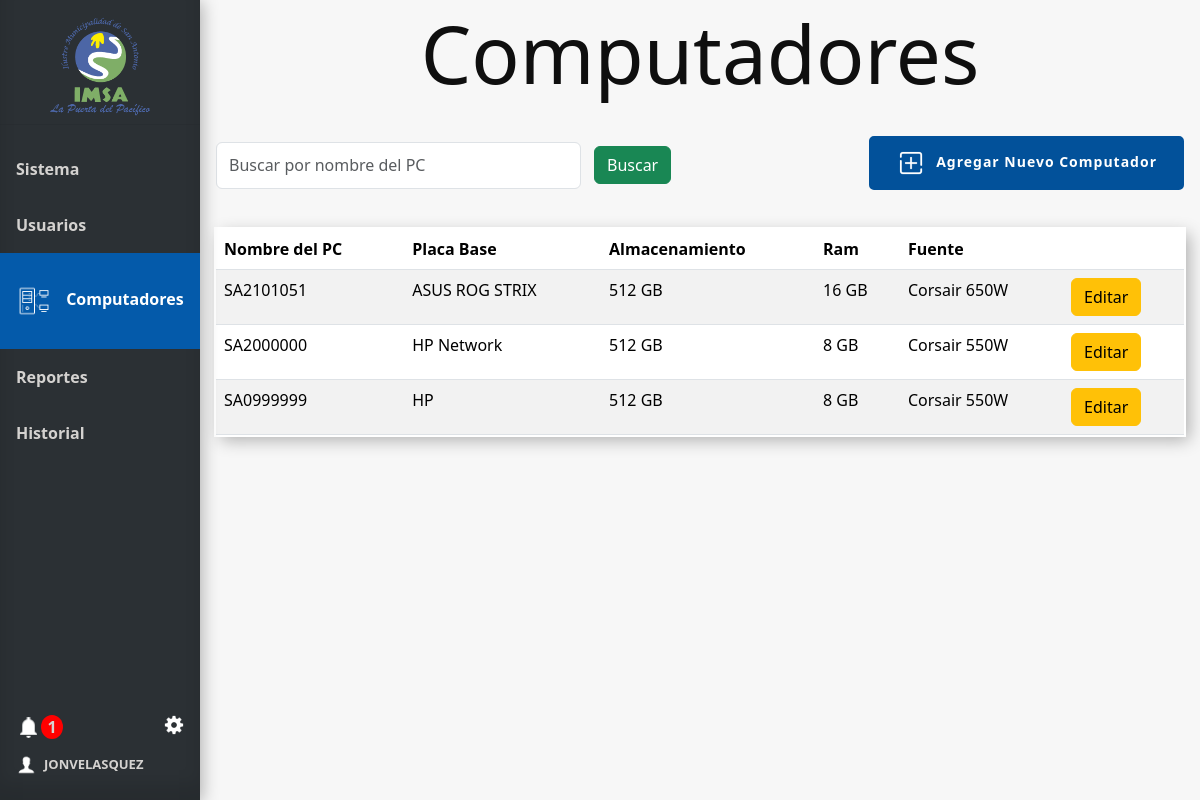
The app's page /computadores (signed in) with its own data.
### tables this page shows
CREATE TABLE Usuario (
    Id_usuario INTEGER PRIMARY KEY AUTOINCREMENT,
    Nombre_user VARCHAR(100),
    Email VARCHAR(100),
    Psw VARCHAR(100)
);

CREATE TABLE Pc (
    Id_pc INTEGER PRIMARY KEY AUTOINCREMENT,
    Nombre_pc VARCHAR(100),
    Placa VARCHAR(50),
    Almacenamiento INTEGER,  -- en GB
    Ram INTEGER,    -- en GB
    Fuente VARCHAR(100)
);

### app.py (the view)
@app.route('/computadores', methods=['GET'])
@login_required
def computadores():
    conn = get_db_connection()
    search_query = request.args.get('search', '')
    query = "SELECT * FROM Pc Where 1 = 1"
    params = []
    if search_query:
        query += ' AND Pc.Nombre_pc LIKE ?'
        params.extend(['%' + search_query + '%'])
    filtro_pcs = conn.execute(query, params).fetchall()
    conn.close()
    user=current_user
    num_notificaciones_totales = get_total_notifications(user.id)
    info_notificaciones = get_info_notifications(user.id)
    return render_template('computadores.html', filtro_pcs=filtro_pcs,  user=user, num_notificaciones_totales=num_notificaciones_totales, info_notificaciones=info_notificaciones)

### app.py (called while the page is built)
@login_manager.user_loader
def load_user(user_id):
    return Usuario.get_by_id(user_id)

def get_db_connection():
    conn = sqlite3.connect('database.db')
    conn.row_factory = sqlite3.Row
    return conn

def get_total_notifications(user_id):
    conn = get_db_connection()
    total_notifications = conn.execute(
        'SELECT COUNT(*) FROM Notificaciones WHERE id_usuario = ?  AND leido = false',
        (user_id,)
    ).fetchone()[0]
    conn.close()
    return total_notifications

def get_info_notifications(user_id):
    conn = get_db_connection()
    info_notifiaciones= conn.execute(
        'SELECT * FROM Notificaciones WHERE id_usuario = ? ORDER BY id_notificacion DESC LIMIT 6',
        (user_id,)
    ).fetchall()
    conn.close()
    return info_notifiaciones

### model.py (called while the page is built)
def get_db_connection():
    conn = sqlite3.connect('database.db')
    conn.row_factory = sqlite3.Row
    return conn

    @staticmethod
    def get_by_id(id_usuario):
        conn = get_db_connection()
        user_data = conn.execute('SELECT * FROM Usuario WHERE Id_usuario = ?', (id_usuario,)).fetchone()
        conn.close()
        if user_data:
            return Usuario(user_data['Id_usuario'], user_data['Nombre_user'], user_data['Email'], user_data['psw'])
        return None

### templates/computadores.html (shortened to what this page needs)
{% extends 'base.html' %}
{% block head %}
<link rel="stylesheet" href="{{ url_for('static', filename='css/style_computadores.css') }}">
{% endblock %}
{% block content %}
<h1 class="block-effect" style="--td:0.3s">
    <div class="block-reveal" style="--bc: #2b3034; --d: 0.5s">Computadores</div>
</h1>
<div class="head">
    <div class="filtros">
        <form method="get" action="{{ url_for('computadores') }}" id="filtro-form">
            <div class="filtro">
                <input class="form-control me-2" type="search" name="search" placeholder="Buscar por nombre del PC"
                    aria-label="Search" value="{{ request.args.get('search', '') }}">
                <button class="btn btn-success" type="submit">Buscar</button>
            </div>
        </form>
    </div>
    <div class="Botones_Computador">
        <button class="button_slide slide_left" data-bs-toggle="modal" data-bs-target="#ModalAgregarComputador"><img id="agregar" src="{{ url_for('static', filename='img/icon-agregar.png') }}" alt="icon-agregar" width="30px"><b>Agregar Nuevo
            Computador</b></button>
    </div>
</div>
{% if filtro_pcs %}
<table class="table table-striped mt-3">
    <thead>
        <tr>
            <th>Nombre del PC</th>
            <th class="responsive" >Placa Base</th>
            <th class="responsive">Almacenamiento</th>
            <th class="responsive">Ram</th>
            <th class="responsive">Fuente</th>
            <th class="responsive"></th>
        </tr>
    </thead>
    <tbody>
        {% for row in filtro_pcs %}
        <tr>
            <td>{{ row['Nombre_pc'] }}</td>
            <td class="responsive">{{ row['Placa'] }}</td>
            <td class="responsive">{{ row['Almacenamiento'] }} GB</td>
            <td class="responsive">{{ row['Ram'] }} GB</td>
            <td class="responsive">{{ row['Fuente'] }}</td>
            <td >
                <a href="{{ url_for('editar_computador', id_pc=row['Id_pc']) }}" class="btn btn-warning">Editar</a>
            </td>
        </tr>
        {% endfor %}
    </tbody>
</table>
{% else %}
<tr>
    <div class="alert alert-danger" role="alert">
        No existen registros.
    </div>
</tr>
{% endif %}
{% endblock %}

### templates/base.html (shortened to what this page needs)
<!doctype html>
<html lang="es">
<head>
  {% block head %} {% endblock %}
  <link rel="stylesheet" href="{{ url_for('static', filename='css/style_base.css') }}">
  <link rel="stylesheet" href="{{ url_for('static', filename='css/style_ajustes.css') }}">
  <link href="https://cdn.jsdelivr.net/npm/bootstrap@5.3.3/dist/css/bootstrap.min.css" rel="stylesheet"
>
</head>
<body>
  <div class="sidebar" style="display: flex; flex-direction: column; height: 100vh;">
    <div class="tituloMenu">
      <img src="{{ url_for('static', filename='img/logo.png') }}" alt="Logo-IMSA" width="100px">
    </div>
    <hr>
    <a href="{{ url_for('index') }}" class="slide_right {% if request.endpoint == 'index' %}active{% endif %}">
      <b>Sistema</b>
    </a>
    <a href="{{ url_for('usuarios') }}" class="slide_right {% if request.endpoint == 'usuarios' %}active{% endif %}">
      <b>Usuarios</b>
    </a>
    <a href="{{ url_for('computadores') }}"
      class="slide_right {% if request.endpoint == 'computadores' %}active{% endif %}">
      <img id="icon-computadores" class="menu-icon {% if request.endpoint == 'computadores' %}show{% endif %}"
        src="{{ url_for('static', filename='img/icon-computador.png') }}" alt="icon-Pc">
      <b>Computadores</b>
    </a>
    <a href="{{ url_for('reportes') }}" class="slide_right {% if request.endpoint == 'reportes' %}active{% endif %}">
      <b>Reportes</b>
    </a>
    <a href="{{ url_for('historial') }}" class="slide_right {% if request.endpoint == 'historial' %}active{% endif %}">
      <b>Historial</b>
    </a>
    <div class="menuAbajo">
      <div class="ajuste_notificacion">
        <div class="notificacion">
          <a href="" class="icon" data-bs-toggle="modal" data-bs-target="#ModalNotifiaciones">
            <img id="icon-campana" src="{{ url_for('static', filename='img/icon-campana.png') }}" alt="logoCampana">
            <div>
              {% if num_notificaciones_totales > 0 %}
              <strong id="numero_notificacion">{{ num_notificaciones_totales }}</strong>
              {% endif %}
            </div>
          </a>
        </div>
        <div class="ajustes">
          <a href="" class="icon" data-bs-toggle="modal" data-bs-target="#ModalAjustes">
            <img id="icon-ajuste" src="{{ url_for('static', filename='img/icon-ajuste.png') }}" alt="logoAjuste"></a>
        </div>
      </div>
      <div class="bodyCuenta">
        <a href="#" id="cuenta">
          <img src="{{ url_for('static', filename='img/icon-usuario.png') }}" alt="" width="20px"><b
            style="font-size: small;">{{ user.nombre_usuario}}</b>
        </a>
      </div>
    </div>
  </div>
  <div class="content">
    {% block content %}
    {% endblock %}
  </div>
</body>
</html>

### static/css/style_computadores.css (style rules this page uses)
.head { display: flex; width: 100%; justify-content: space-between; }
#agregar { margin-right: 10px; }
.Botones_Computador { display: flex; align-items: center; }

### static/css/style_base.css (style rules this page uses)
body { margin: 0; font-family: "Lato", sans-serif; background-color: #2b3034; height: 100vh; }
.content { background-color: #f7f7f7; height: 100vh; }
*, *::before, *::after { margin: 0; padding: 0; box-sizing: border-box; }
.block-effect { font-size: calc(8px + 6vw); }
.block-reveal { --t: calc(var(--td) + var(--d)); color: transparent; padding: 4px; position: relative; overflow: hidden; animation: revealBlock 0s var(--t) forwards; }
.block-reveal::after { content: ''; width: 0%; height: 100%; padding-bottom: 4px; position: absolute; top: 0; left: 0; background: var(--bc); animation: revealingIn var(--td) var(--d) forwards, revealingOut var(--td) var(--t) forwards; }
h1 { text-align: center; }
.tituloMenu { display: flex; flex-direction: column; margin-top: 10px; margin-bottom: 10px; align-items: center; height: 11%; }
.sidebar { margin: 0; padding: 0; width: 200px; background-color: #2b3034; position: fixed; height: 100%; overflow: auto; box-shadow: inset 0 -1em 1em rgba(0, 0, 0, 0.1), 0.1em 0.1em 1em rgba(0, 0, 0, 0.3); }
.sidebar>a { display: flex; align-items: center; color: #d4d2d0; padding: 16px; text-decoration: none; display: inline-block; cursor: pointer; box-shadow: inset 0 0 0 0 #00213e; -webkit-transition: ease-out 0.4s; -moz-transition: ease-out 0.4s; transition: ease-out 0.4s; }
.sidebar>a.active { background-color: #045aaa; color: white; padding-top: 15%; padding-bottom: 15%; }
.button_slide { color: #FFF; border: 2px solid #02519a; background-color: #02519a; border-radius: 5px; padding: 10px 25px 10px 25px; display: inline-block; font-size: 14px; letter-spacing: 1px; cursor: pointer; box-shadow: inset 0 0 0 0 #00213e; -webkit-transition: ease-out 0.4s; -moz-transition: ease-out 0.4s; transition: ease-out 0.4s; }
div.content { margin-left: 200px; padding: 1px 16px; height: 100%; }
.menu-icon { display: none; width: 36px; margin-right: 10px; }
.sidebar a.active .menu-icon, .sidebar a:hover .menu-icon { display: inline-block; }
.menuAbajo { display: flex; margin-top: auto; color: #d4d2d0; padding: 16px 16px 25px 16px; justify-content: space-around; flex-direction: column; }
.menuAbajo a { color: #d4d2d0; text-decoration: none; cursor: pointer; }
.bodyCuenta { width: 80%; display: flex; justify-content: start; align-content: center; }
#cuenta { display: flex; justify-content: start; }
#cuenta img { margin-right: 8px; }
#icon-ajuste { width: 20px; }
.ajuste_notificacion { display: flex; flex-direction: row; justify-content: space-between; width: 100%; margin-bottom: 10px; }
.ajustes { display: flex; align-items: start; }
.ajustes img { padding-bottom: 10px; }
.notificacion a { display: flex; flex-direction: row; }
#numero_notificacion { height: 22px; width: 22px; display: table-cell; text-align: center; vertical-align: middle; border-radius: 50%; background: #ff0000; }
.icon { transition-duration: 0.3s; -webkit-tap-highlight-color: rgba(0, 0, 0, 0); transform: translateZ(0); box-shadow: 0 0 1px rgba(0, 0, 0, 0); }
#icon-campana { width: 25px; height: 25px; }
.head { height: 100px; }
.filtros { width: 50%; display: flex; align-items: center; justify-content: space-around; }
.filtro { margin-top: 1%; padding-right: 1%; display: flex; flex-direction: row; width: 100%; }
#filtro-form { width: 100%; }
.filtro>button { margin: 1% 5% 1% 1%; }
.table { box-shadow: inset 0 -3em 3em rgba(0, 0, 0, 0.1), 0 0 0 2px rgb(255, 255, 255), 0.3em 0.3em 1em rgba(0, 0, 0, 0.3); margin-top: 2%; }

### records on screen
Usuario: nombre_usuario "JONVELASQUEZ"
Pc: Nombre_pc "SA2101051", Placa "ASUS ROG STRIX", Almacenamiento "512", Ram "16", Fuente "Corsair 650W"
Pc: Nombre_pc "SA2000000", Placa "HP Network", Almacenamiento "512", Ram "8", Fuente "Corsair 550W"
Pc: Nombre_pc "SA0999999", Placa "HP", Almacenamiento "512", Ram "8", Fuente "Corsair 550W"

### other values on screen
{{ num_notificaciones_totales }} "1"
